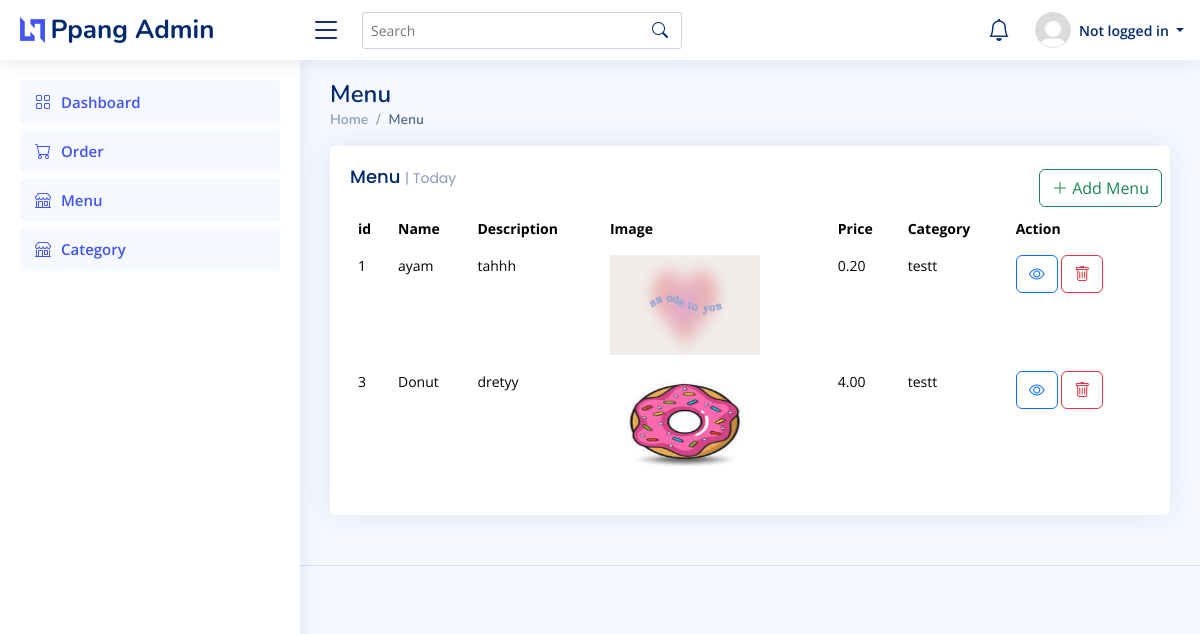
The app's page /menu/, older data.
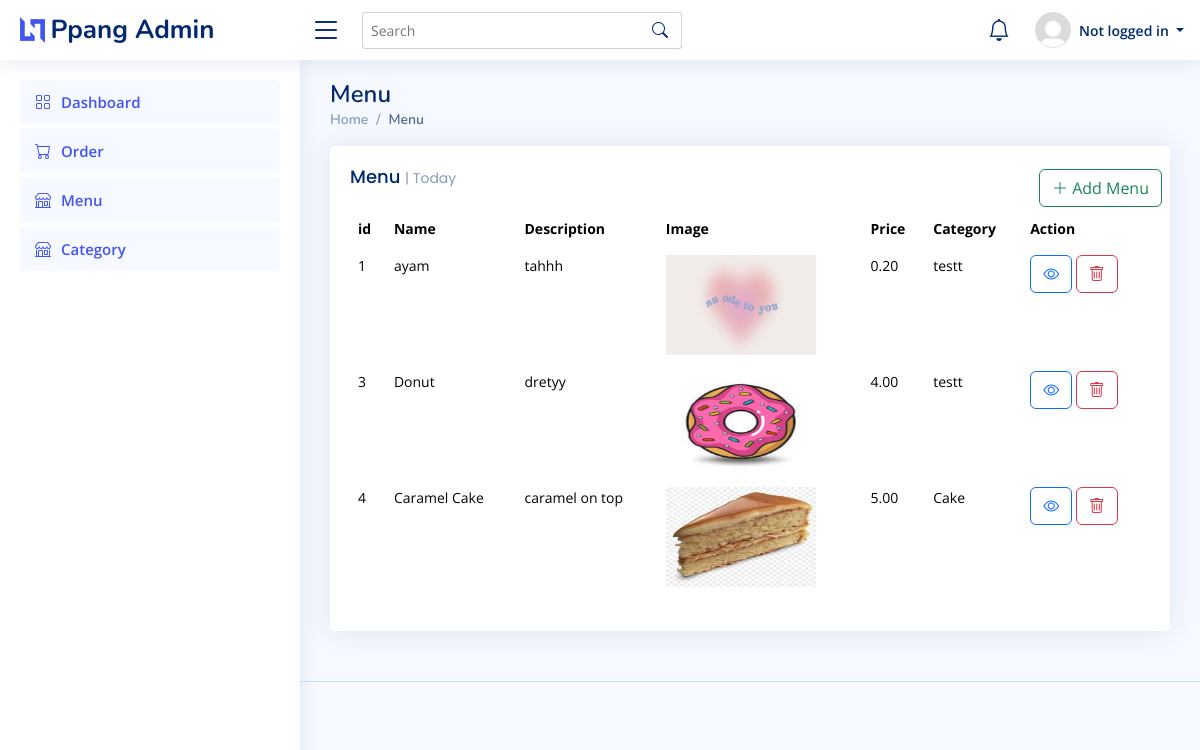
The same page, newer data.
### pages/models.py (models this page shows, shortened)
class Menu(models.Model):
    name = models.CharField(max_length=150)
    description = models.TextField()
    image = models.ImageField(upload_to='menu_images')
    price = models.DecimalField(max_digits=10,decimal_places=2)
    category = models.ForeignKey(Category, on_delete=models.CASCADE)
    created_at = models.DateTimeField(default=datetime.now())

class Category(models.Model):
    name = models.CharField(max_length=150)
    description = models.TextField()
    image = models.ImageField(upload_to='category_images')
    created_at = models.DateTimeField(default=datetime.now())

### pages/views.py (the view)
# urls.py: path('menu/',views.menu),
def menu(request):
    allMenu=Menu.objects.all()
    categories=Category.objects.all()
    return render(request,'menu.html',{'allMenu':allMenu, 'categories':categories})

### pages/context_processors.py (called while the page is built)
def notification_processor(request):
    if request.user.is_authenticated:
        notifications = Notification.objects.filter(is_read=False).order_by('-created_at')[:6]
        return {'notifications': notifications}
    return {}

### templates/menu.html (shortened to what this page needs)
{% load static %}
{% include 'header.html' %}
<main id="main" class="main">
    <div class="pagetitle">
      <h1>Menu</h1>
      <nav>
        <ol class="breadcrumb">
          <li class="breadcrumb-item"><a href="/">Home</a></li>
          <li class="breadcrumb-item active">Menu</li>
        </ol>
      </nav>
    </div>
    <section class="section dashboard">
      <div class="row">
        <div class="col-lg-12">
          <div class="row">
            <div class="col-12">
              <div class="card recent-sales overflow-auto">
                <div class="filter p-2">
                  <td>
                    <button type="button" class="btn btn-outline-success" data-bs-toggle="modal" data-bs-target="#addMenu">
                      <i class="bi bi-plus-lg"></i> Add Menu
                    </button>
                  </td>
                </div>
                <div class="card-body">
                  <h5 class="card-title">Menu <span>| Today</span></h5>
                  <table class="table table-borderless datatable">
                    <thead>
                      <tr>
                        <th scope="col">id</th>
                        <th scope="col">Name</th>
                        <th scope="col">Description</th>
                        <th scope="col">Image</th>
                        <th scope="col">Price</th>
                        <th scope="col">Category</th>
                        <th scope="col">Action</th>
                      </tr>
                    </thead>
                    <tbody>
                      {% for menu in allMenu %}
                      <tr>
                        <td>{{menu.id}}</td>
                        <td>{{menu.name}}</td>
                        <td>{{menu.description}}</td>
                        <td><img style="height:100px; width: 150px;" class="img-fluid img-responsive" src="{{menu.image.url}}"></td>
                        <td>{{menu.price}}</td>
                        <td>{{menu.category.name}}</td>
                        <td> <a class="btn btn-outline-primary" href="view-menu/{{menu.id}}"><i class="bi bi-eye"></i></a>
                          <button type="button" class="btn btn-outline-danger" data-bs-toggle="modal" data-bs-target="#menu-{{menu.id}}">
                            <i class="bi bi-trash"></i>
                          </button>
                          </td>
                      </tr>
                      {% endfor %}
                    </tbody>
                  </table>
                </div>
              </div>
            </div>
      </div>
    </section>
  </main>
{% include 'footer.html' %}

### templates/header.html (shortened to what this page needs)
{% load static %}
<!DOCTYPE html>
<html lang="en">
<head>
  <link href="{% static 'assets/vendor/bootstrap/css/bootstrap.min.css' %}" rel="stylesheet">
  <link href="{% static 'assets/vendor/bootstrap-icons/bootstrap-icons.css' %}" rel="stylesheet">
  <link href="{% static 'assets/vendor/boxicons/css/boxicons.min.css' %}" rel="stylesheet">
  <link href="{% static 'assets/vendor/quill/quill.snow.css' %}" rel="stylesheet">
  <link href="{% static 'assets/vendor/quill/quill.bubble.css' %}" rel="stylesheet">
  <link href="{% static 'assets/vendor/remixicon/remixicon.css' %}" rel="stylesheet">
  <link href="{% static 'assets/vendor/simple-datatables/style.css' %}" rel="stylesheet">
  <link href="{% static 'assets/css/style.css' %}" rel="stylesheet">
</head>
<body>
  <header id="header" class="header fixed-top d-flex align-items-center">
    <div class="d-flex align-items-center justify-content-between">
      <a href="index.html" class="logo d-flex align-items-center">
        <img src="assets/img/logo.png" alt="">
        <span class="d-none d-lg-block">Ppang Admin</span>
      </a>
      <i class="bi bi-list toggle-sidebar-btn"></i>
    </div>
    <div class="search-bar">
      <form class="search-form d-flex align-items-center" method="POST" action="#">
        <input type="text" name="query" placeholder="Search" title="Enter search keyword">
        <button type="submit" title="Search"><i class="bi bi-search"></i></button>
      </form>
    </div>
    <nav class="header-nav ms-auto">
      <ul class="d-flex align-items-center">
        <li class="nav-item dropdown">
          <a class="nav-link nav-icon" href="#" data-bs-toggle="dropdown">
            <i class="bi bi-bell"></i>
          </a>
        </li>
        <li class="nav-item dropdown pe-3">
          <a class="nav-link nav-profile d-flex align-items-center pe-0" href="#" data-bs-toggle="dropdown">
            <img src="{% static 'assets/img/default.jpg' %}" alt="Profile" class="rounded-circle">
            <span class="d-none d-md-block dropdown-toggle ps-2">{% if user.is_authenticated %}
              {{ user.username }}
          {% else %}
              Not logged in
          {% endif %}</span>
          </a>
        </li>
      </ul>
    </nav>
  </header>
  <aside id="sidebar" class="sidebar">
    <ul class="sidebar-nav" id="sidebar-nav">
      <li class="nav-item">
        <a class="nav-link " href="/">
          <i class="bi bi-grid"></i>
          <span>Dashboard</span>
        </a>
      </li>
      <li class="nav-item">
        <a class="nav-link " href="/order">
          <i class="bi bi-cart"></i>
          <span>Order</span>
        </a>
      </li>
      <li class="nav-item">
        <a class="nav-link " href="/menu">
          <i class="bi bi-shop"></i>
          <span>Menu</span>
        </a>
      </li>
      <li class="nav-item">
        <a class="nav-link " href="/category">
          <i class="bi bi-shop"></i>
          <span>Category</span>
        </a>
      </li>
    </ul>
  </aside>

### templates/footer.html (shortened to what this page needs)
{% load static %}
<footer id="footer" class="footer">
  </footer>
</body>
</html>

### static/assets/css/style.css (style rules this page uses)
:root { scroll-behavior: smooth; }
body { font-family: "Open Sans", sans-serif; background: #f6f9ff; color: #444444; }
a { color: #4154f1; text-decoration: none; }
h1, h2, h3, h4, h5, h6 { font-family: "Nunito", sans-serif; }
#main { margin-top: 60px; padding: 20px 30px; transition: all 0.3s; }
.pagetitle { margin-bottom: 10px; }
.pagetitle h1 { font-size: 24px; margin-bottom: 0; font-weight: 600; color: #012970; }
.card { margin-bottom: 30px; border: none; border-radius: 5px; box-shadow: 0px 0 30px rgba(1, 41, 112, 0.1); }
.card-title { padding: 20px 0 15px 0; font-size: 18px; font-weight: 500; color: #012970; font-family: "Poppins", sans-serif; }
.card-title span { color: #899bbd; font-size: 14px; font-weight: 400; }
.card-body { padding: 0 20px 20px 20px; }
.breadcrumb { font-size: 14px; font-family: "Nunito", sans-serif; color: #899bbd; font-weight: 600; }
.breadcrumb a { color: #899bbd; transition: 0.3s; }
.breadcrumb .breadcrumb-item::before { color: #899bbd; }
.breadcrumb .active { color: #51678f; font-weight: 600; }
.logo { line-height: 1; }
@media (min-width: 1200px) { .logo { width: 280px; } }
.logo img { max-height: 26px; margin-right: 6px; }
.logo span { font-size: 26px; font-weight: 700; color: #012970; font-family: "Nunito", sans-serif; }
.header { transition: all 0.5s; z-index: 997; height: 60px; box-shadow: 0px 2px 20px rgba(1, 41, 112, 0.1); background-color: #fff; padding-left: 20px; }
.header .toggle-sidebar-btn { font-size: 32px; padding-left: 10px; cursor: pointer; color: #012970; }
.header .search-bar { min-width: 360px; padding: 0 20px; }
.header .search-form { width: 100%; }
.header .search-form input { border: 0; font-size: 14px; color: #012970; border: 1px solid rgba(1, 41, 112, 0.2); padding: 7px 38px 7px 8px; border-radius: 3px; transition: 0.3s; width: 100%; }
.header .search-form button { border: 0; padding: 0; margin-left: -30px; background: none; }
.header .search-form button i { color: #012970; }
.header-nav ul { list-style: none; }
.header-nav>ul { margin: 0; padding: 0; }
.header-nav .nav-icon { font-size: 22px; color: #012970; margin-right: 25px; position: relative; }
.header-nav .nav-profile { color: #012970; }
.header-nav .nav-profile img { max-height: 36px; }
.header-nav .nav-profile span { font-size: 14px; font-weight: 600; }
.sidebar { position: fixed; top: 60px; left: 0; bottom: 0; width: 300px; z-index: 996; transition: all 0.3s; padding: 20px; overflow-y: auto; scrollbar-width: thin; scrollbar-color: #aab7cf transparent; box-shadow: 0px 0px 20px rgba(1, 41, 112, 0.1); background-color: #fff; }
@media (min-width: 1200px) { #main, #footer { margin-left: 300px; } }
.sidebar-nav { padding: 0; margin: 0; list-style: none; }
.sidebar-nav li { padding: 0; margin: 0; list-style: none; }
.sidebar-nav .nav-item { margin-bottom: 5px; }
.sidebar-nav .nav-link { display: flex; align-items: center; font-size: 15px; font-weight: 600; color: #4154f1; transition: 0.3; background: #f6f9ff; padding: 10px 15px; border-radius: 4px; }
.sidebar-nav .nav-link i { font-size: 16px; margin-right: 10px; color: #4154f1; }
.dashboard .filter { position: absolute; right: 0px; top: 15px; }
.dashboard .recent-sales { font-size: 14px; }
.dashboard .recent-sales .table thead { background: #f6f6fe; }
.dashboard .recent-sales .table thead th { border: 0; }
.footer { padding: 20px 0; font-size: 14px; transition: all 0.3s; border-top: 1px solid #cddfff; }

Row changes from the older to the newer data that the page shows:
added Menu: id "4", name "Caramel Cake", description "caramel on top", image (picture), price "5.00", category.name "Cake"
